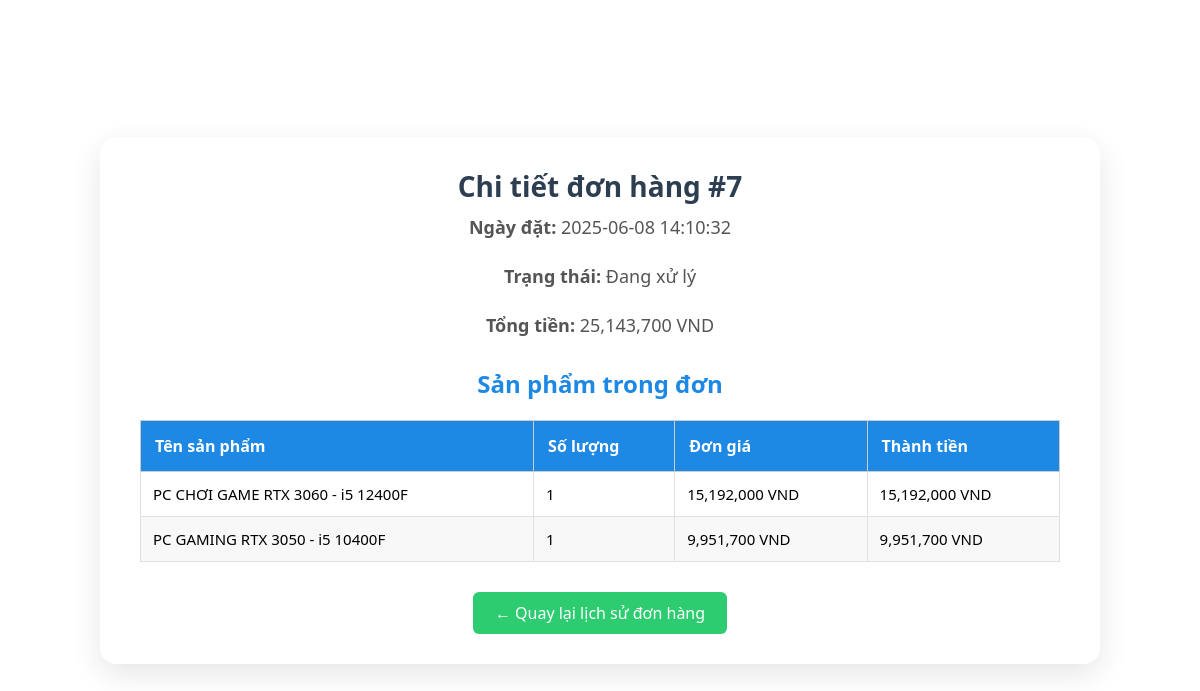
/order_detail.php?order_id=7 (signed in), run on the app's committed database.
### tables this page shows
CREATE TABLE `orders` (
  `id` int(11) NOT NULL,
  `user_id` int(11) NOT NULL,
  `name` varchar(255) NOT NULL,
  `address` text NOT NULL,
  `phone` varchar(20) NOT NULL,
  `total` decimal(10,2) NOT NULL,
  `status` varchar(50) DEFAULT 'Đang xử lý',
  `created_at` datetime DEFAULT current_timestamp()
);

CREATE TABLE `order_details` (
  `id` int(11) NOT NULL,
  `order_id` int(11) NOT NULL,
  `product_id` int(11) NOT NULL,
  `product_name` varchar(255) NOT NULL,
  `price` decimal(10,2) NOT NULL,
  `quantity` int(11) NOT NULL,
  `subtotal` decimal(10,2) NOT NULL
);

CREATE TABLE `products` (
  `id` int(11) NOT NULL,
  `product_name` varchar(255) NOT NULL,
  `product_image` varchar(500) NOT NULL,
  `original_price` int(11) NOT NULL,
  `discount_percentage` int(11) DEFAULT 0,
  `created_at` datetime DEFAULT current_timestamp(),
  `sold_quantity` int(11) DEFAULT 0,
  `quantity` int(11) NOT NULL DEFAULT 99
);

### order_detail.php (the view, shortened to what this page needs)
<?php
include('db_connect.php');
$order_id = (int)$_GET['order_id'];
$username = $_SESSION['user'];
$sql_user = "SELECT * FROM users WHERE name = ? LIMIT 1";
if ($stmt = mysqli_prepare($conn, $sql_user)) {
    mysqli_stmt_bind_param($stmt, "s", $username);
    mysqli_stmt_execute($stmt);
    $result = mysqli_stmt_get_result($stmt);
    if ($user = mysqli_fetch_assoc($result)) {
        $user_id = $user['id'];
    } else {
        die("Không tìm thấy người dùng.");
    }
}
$sql_order = "SELECT * FROM orders WHERE id = ? AND user_id = ?";
if ($stmt = mysqli_prepare($conn, $sql_order)) {
    mysqli_stmt_bind_param($stmt, "ii", $order_id, $user_id);
    mysqli_stmt_execute($stmt);
    $result = mysqli_stmt_get_result($stmt);
    if ($order = mysqli_fetch_assoc($result)) {
    } else {
        die("Không tìm thấy đơn hàng.");
    }
}
$sql_details = "SELECT od.*, p.product_name AS product_name
                FROM order_details od
                JOIN products p ON od.product_id = p.id
                WHERE od.order_id = ?";
$details = [];
if ($stmt = mysqli_prepare($conn, $sql_details)) {
    mysqli_stmt_bind_param($stmt, "i", $order_id);
    mysqli_stmt_execute($stmt);
    $result = mysqli_stmt_get_result($stmt);
    $details = mysqli_fetch_all($result, MYSQLI_ASSOC);
}
?>
<!DOCTYPE html>
<html lang="vi">
<head>
    <link rel="stylesheet" href="./style/dashboard.css">
</head>
<body>
    <div class="dashboard-container">
        <h1>Chi tiết đơn hàng #<?php echo $order_id; ?></h1>
        <p><strong>Ngày đặt:</strong> <?php echo htmlspecialchars($order['created_at']); ?></p>
        <p><strong>Trạng thái:</strong> <?php echo htmlspecialchars($order['status']); ?></p>
        <p><strong>Tổng tiền:</strong> <?php echo number_format($order['total'], 0); ?> VND</p>
        <h2>Sản phẩm trong đơn</h2>
        <?php if (count($details) > 0): ?>
            <table>
                <thead>
                    <tr>
                        <th>Tên sản phẩm</th>
                        <th>Số lượng</th>
                        <th>Đơn giá</th>
                        <th>Thành tiền</th>
                    </tr>
                </thead>
                <tbody>
                    <?php foreach ($details as $item): ?>
                        <tr>
                            <td><?php echo htmlspecialchars($item['product_name']); ?></td>
                            <td><?php echo $item['quantity']; ?></td>
                            <td><?php echo number_format($item['price'], 0); ?> VND</td>
                            <td><?php echo number_format($item['price'] * $item['quantity'], 0); ?> VND</td>
                        </tr>
                    <?php endforeach; ?>
                </tbody>
            </table>
        <?php else: ?>
            <p>Không có sản phẩm nào trong đơn này.</p>
        <?php endif; ?>
        <div class="actions">
            <a href="dashboard.php">← Quay lại lịch sử đơn hàng</a>
        </div>
    </div>
</body>
</html>

### style/dashboard.css (style rules this page uses)
* { margin: 0; padding: 0; box-sizing: border-box; }
body { font-family: 'Segoe UI', Tahoma, Geneva, Verdana, sans-serif; background: url('https://i.pinimg.com/736x/3b/5e/aa/3b5eaafb3fc9f4aac96c94c75d18a0dc.jpg') no-repeat center center fixed; background-size: cover; display: flex; justify-content: center; align-items: center; min-height: 100vh; }
.dashboard-container { background-color: #ffffff; padding: 30px 40px; border-radius: 16px; box-shadow: 0 10px 30px rgba(0, 0, 0, 0.1); width: 95%; max-width: 1000px; text-align: center; }
.dashboard-container h1 { font-size: 28px; color: #2c3e50; margin-bottom: 10px; }
.dashboard-container p { font-size: 18px; color: #555; margin-bottom: 25px; }
.dashboard-container h2 { font-size: 24px; margin: 30px 0 20px; color: #1e88e5; }
table { width: 100%; border-collapse: collapse; margin-bottom: 30px; }
table thead th { background-color: #1e88e5; color: white; padding: 14px; font-size: 16px; }
table td { padding: 12px; font-size: 15px; border: 1px solid #e0e0e0; }
table tbody tr:nth-child(even) { background-color: #f8f8f8; }
.dashboard-container .actions { display: flex; justify-content: center; gap: 15px; flex-wrap: wrap; margin-top: 20px; }
.dashboard-container .actions a { font-size: 16px; color: white; background-color: #e74c3c; padding: 10px 22px; border-radius: 6px; text-decoration: none; transition: background-color 0.3s ease; }
.dashboard-container .actions a:nth-child(1) { background-color: #2ecc71; }

### order_detail.php (style rules this page uses)
table { width: 100%; border-collapse: collapse; margin-top: 16px; }
th, td { border: 1px solid #ccc; padding: 8px; text-align: left; }
.actions { margin-top: 20px; }

### data on the page
orders: created_at "2025-06-08 14:10:32", status "Đang xử lý", total "25,143,700"
order_details: product.product_name "PC CHƠI GAME RTX 3060 - i5 12400F", quantity "1", price "15,192,000", $item['price'] * $item['quantity'] "15,192,000"
order_details: product.product_name "PC GAMING RTX 3050 - i5 10400F", quantity "1", price "9,951,700", $item['price'] * $item['quantity'] "9,951,700"

### other printed values
$order_id "7"
